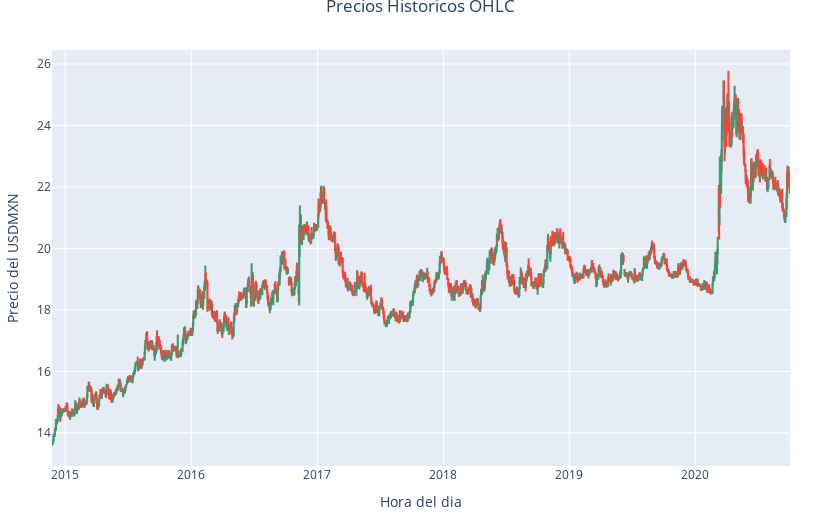

The notebook cell saved with this chart:
### Code cell
g_velas(quotes)

### Figure 1 — Plotly figure (JSON) as saved in the notebook; plotly's stock layout.template omitted (floating-point values rounded to 4 significant figures; data arrays with more than 128 entries replaced by an {"elided": "..."} marker saying what was removed)
{"data": [{"close": {"elided": "1529 float values"}, "high": {"elided": "1529 float values"}, "low": {"elided": "1529 float values"}, "open": {"elided": "1529 float values"}, "type": "candlestick", "x": {"elided": "1529 str values"}}], "layout": {"autosize": false, "height": 520, "margin": {"b": 20, "l": 50, "pad": 0, "r": 50, "t": 50}, "title": {"text": "Precios Historicos OHLC", "x": 0.5, "y": 1}, "width": 840, "xaxis": {"rangeslider": {"visible": false}, "title": {"text": "Hora del dia"}}, "yaxis": {"title": {"text": "Precio del USDMXN"}}}}
